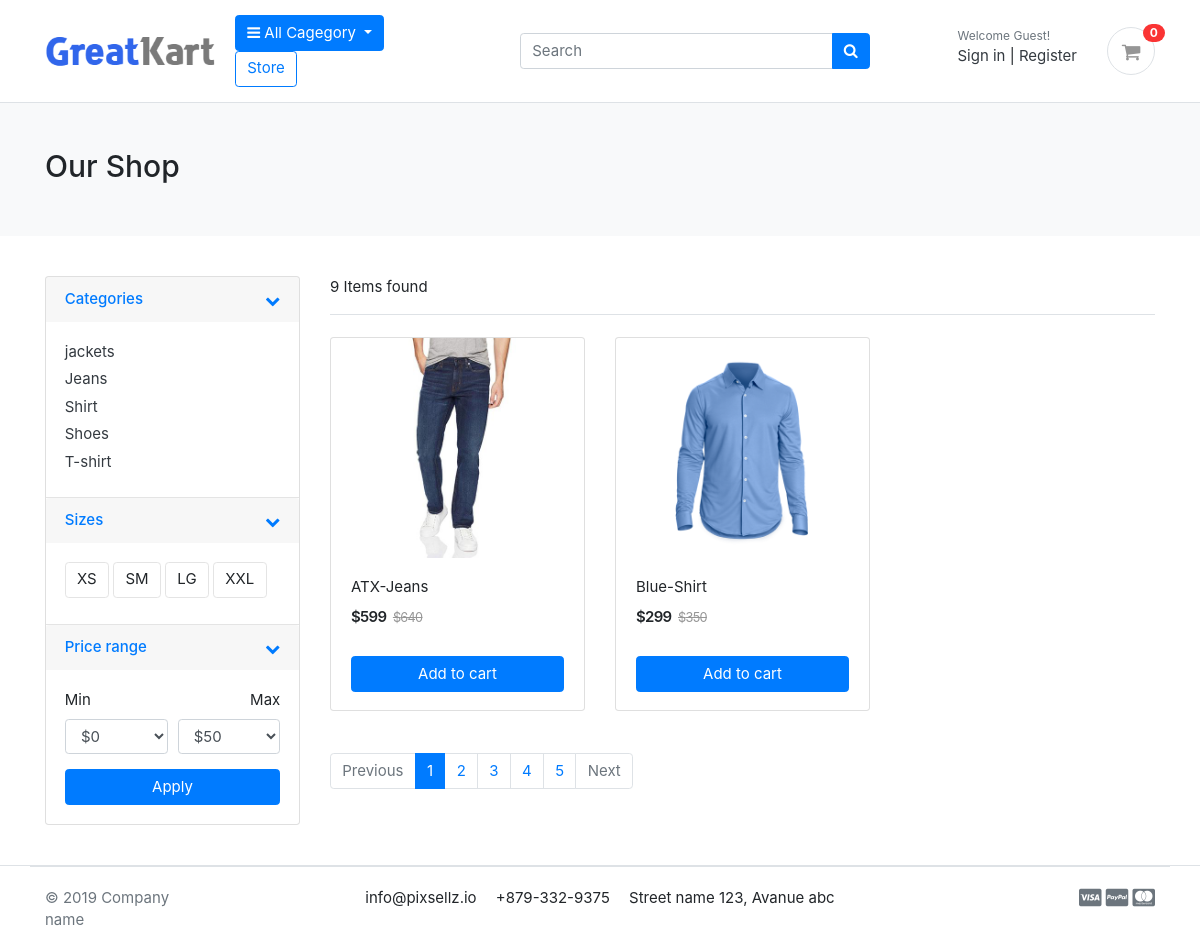
The app's page /shop/ with its own data.
### category/models.py (models this page shows, shortened)
class Category(models.Model):
    category_name=models.CharField(max_length=255,unique=True)
    slug=models.SlugField(max_length=255,unique=True)
    description=models.TextField(blank=True)
    cat_image=models.FileField(upload_to='Categories')
    created_at=models.DateTimeField(auto_now_add=True)
    is_active=models.BooleanField(default=True)
    class Meta:
        verbose_name = 'Category'
        verbose_name_plural = 'Categories'
    def get_url(self):
        return reverse('store:Products_by_category',args=[self.slug])

### store/models.py (models this page shows, shortened)
class Product(models.Model):
    product_name   =models.CharField(max_length=255,unique=True)
    store          =models.ForeignKey(Store,on_delete=models.CASCADE)
    category       =models.ForeignKey(Category,on_delete=models.CASCADE)
    slug           =models.SlugField(max_length=255,unique=True)
    description    =models.TextField(max_length=500,blank=True)
    price          =models.IntegerField()
    old_price      =models.IntegerField()
    images         =models.ImageField( upload_to='products')
    stock          =models.IntegerField()
    is_available   =models.BooleanField(default=True)
    create_at      =models.DateTimeField( auto_now_add=True)
    update_at      =models.DateTimeField( auto_now=True)
    def get_url(self):
        return reverse('store:single_product',args=[self.store.store_slug, self.slug])

### store/views.py (the view)
# urls.py: path('shop/',views.shop,name='shop'),
def shop(request,category_slug=None):
    categories =None
    product =None
    if category_slug != None:
        categories      = get_object_or_404(Category, slug=category_slug)
        product         = Product.objects.filter(category=categories, is_available=True)
        paginator=Paginator(product,1)
        page=request.GET.get('page')
        paged_products=paginator.get_page(page)
        product_count   =product.count()
    else:
        product =Product.objects.all().filter(is_available=True).order_by('id')
        paginator=Paginator(product,2)
        page=request.GET.get('page')
        paged_products=paginator.get_page(page)
        product_count=product.count()
    return render(request,'shop.html',context={'product':paged_products,'product_count':product_count})

### cart/context_processors.py (called while the page is built)
def counter(request):
    cart_count = 0
    if 'admin' in request.path:
        return {}
    else:
        try:
            cart = Cart.objects.filter(cart_id=_cart_id(request))
            if request.user.is_authenticated:
                cart_items = CartItem.objects.all().filter(user=request.user)
            else:
                cart_items = CartItem.objects.all().filter(cart=cart[:1])
            for cart_item in cart_items:
                cart_count += cart_item.quantity
        except Cart.DoesNotExist:
            cart_count = 0
    return dict(cart_count=cart_count)

### cart/views.py (called while the page is built)
def _cart_id(request):
    cart=request.session.session_key
    if not cart:
        cart=request.session.create()
    return cart

### category/context_processors.py (called while the page is built)
def menu_links(request):
    links =Category.objects.all()
    return dict(links=links)

### templates/shop.html (shortened to what this page needs)
{% extends 'base.html' %}
{% load static %}
{% load crispy_forms_tags %}
{% block header %}
{% include "includes/header.html" %}
{% endblock header %}
{% block content %}
<section class="section-pagetop bg">
    <div class="container">
        {% if 'search' in request.path %}
        <h2 class="title-page">Search Result</h2>
        {% else %}
        <h2 class="title-page">Our Shop</h2>
        {% endif %}
    </div>
    </section>
    <section class="section-content padding-y">
    <div class="container">
    <div class="row">
        <aside class="col-md-3">
    <div class="card">
        <article class="filter-group">
            <header class="card-header">
                <a href="#" data-toggle="collapse" data-target="#collapse_1" aria-expanded="true" class="">
                    <i class="icon-control fa fa-chevron-down"></i>
                    <h6 class="title">Categories</h6>
                </a>
            </header>
            <div class="filter-content collapse show" id="collapse_1" >
                <div class="card-body">
                    <ul class="list-menu">
                        {% for category in links %}
                            <li><a href="{{ category.get_url }}">{{ category.category_name}} </a></li>
                        {% endfor %}
                    </ul>
                </div>
            </div>
        </article>
        <article class="filter-group">
            <header class="card-header">
                <a href="#" data-toggle="collapse" data-target="#collapse_4" aria-expanded="true" class="">
                    <i class="icon-control fa fa-chevron-down"></i>
                    <h6 class="title">Sizes </h6>
                </a>
            </header>
            <div class="filter-content collapse show" id="collapse_4" >
                <div class="card-body">
                  <label class="checkbox-btn">
                    <span class="btn btn-light"> XS </span>
                  </label>
                  <label class="checkbox-btn">
                    <span class="btn btn-light"> SM </span>
                  </label>
                  <label class="checkbox-btn">
                    <span class="btn btn-light"> LG </span>
                  </label>
                  <label class="checkbox-btn">
                    <span class="btn btn-light"> XXL </span>
                  </label>
            </div>
            </div>
        </article>
        <article class="filter-group">
            <header class="card-header">
                <a href="#" data-toggle="collapse" data-target="#collapse_3" aria-expanded="true" class="">
                    <i class="icon-control fa fa-chevron-down"></i>
                    <h6 class="title">Price range </h6>
                </a>
            </header>
            <div class="filter-content collapse show" id="collapse_3" >
                <div class="card-body">
                    <div class="form-row">
                    <div class="form-group col-md-6">
                      <label>Min</label>
                          <select class="mr-2 form-control">
                            <option value="0">$0</option>
                        </select>
                    </div>
                    <div class="form-group text-right col-md-6">
                      <label>Max</label>
                          <select class="mr-2 form-control">
                            <option value="50">$50</option>
                        </select>
                    </div>
                    </div>
                    <button class="btn btn-block btn-primary">Apply</button>
                </div>
            </div>
        </article>
    </div>
        </aside>
        <main class="col-md-9">
    <header class="border-bottom mb-4 pb-3">
            <div class="form-inline">
                <span class="mr-md-auto">{{product_count}} Items found </span>
            </div>
    </header>
    <div class="row">
        {% if product %}
        {% for product in product %}
        <div class="col-md-4">
            <figure class="card card-product-grid">
                <div class="img-wrap">
                    <img src="/media/{{ product.images}}">
                </div>
                <figcaption class="info-wrap">
                    <div class="fix-height">
                        <a href="{{ product.get_url }}" class="title">{{ product.product_name}}</a>
                        <div class="price-wrap mt-2">
                            <span class="price">${{product.price}}</span>
                            <del class="price-old">${{product.old_price}}</del>
                        </div>
                    </div>
                    {% if product.stock <= 0 %}
                    <button type="button" class="btn btn-block btn-danger" disabled>Out of Stock</button>
                    {% else %}
                    <a href="{% url 'cart:add_cart' product.id %}" class="btn btn-block btn-primary">Add to cart </a>
                    {% endif %}
                </figcaption>
            </figure>
        </div>
        {% endfor %}
        {% else %}
        <div>
            <img src="{% static 'images/no-found.png'%}" alt="">
        </div>
        {% endif %}
    </div>
    <nav class="mt-4" aria-label="Page navigation sample">
        {% if product.has_other_pages %}
        <ul class="pagination">
              {% if product.has_previous %}
          <li class="page-item"><a class="page-link" href="?page={{product.previous_page_number}}">Previous</a></li>
              {% else %}
              <li class="page-item disabled"><a class="page-link" href="#">Previous</a></li>
              {% endif %}
              {% for i in product.paginator.page_range %}
                  {% if product.number == i %}
                  <li class="page-item active"><a class="page-link" href="#">{{i}}</a></li>
                  {% else %}
                      <li class="page-item"><a class="page-link" href="?page={{i}}">{{i}}</a></li>
                  {% endif %}
              {% endfor %}
              {% if products.has_next %}
          <li class="page-item"><a class="page-link" href="?page={{product.next_page_number}}">Next</a></li>
              {% else %}
              <li class="page-item disabled"><a class="page-link" href="#">Next</a></li>
              {% endif %}
        </ul>
      {% endif %}
        </main>
    </div>
    </div>
    </section>
{% endblock content %}
{% block footer %}
{% include "includes/footer.html" %}
{% endblock footer %}

### templates/base.html (shortened to what this page needs)
{% load static %}
<!DOCTYPE HTML>
<html lang="en">
    <head>
        <link rel="stylesheet" href="https://cdn.jsdelivr.net/npm/bootstrap@4.6.0/dist/css/bootstrap.min.css">
        <link href="{% static 'fonts/fontawesome/css/all.min.css' %}" type="text/css" rel="stylesheet">
        <link href="{% static 'css/custom.css' %}" rel="stylesheet" type="text/css"/>
        <link href="{% static 'css/ui.css' %}" rel="stylesheet" type="text/css"/>
        <link href="{% static 'css/responsive.css' %}" rel="stylesheet" media="only screen and (max-width: 1200px)" />
        <link rel="stylesheet" href="https://cdnjs.cloudflare.com/ajax/libs/font-awesome/4.7.0/css/font-awesome.min.css">
        </head>
<body>
{% block header %}
{% endblock header %}
{% block content %}
{% endblock content %}
{% block footer %}
{% endblock footer %}
</body>
</html>

### templates/includes/header.html (shortened to what this page needs)
{% load static %}
<header class="section-header">
    <section class="header-main border-bottom">
        <div class="container">
			<div class="row align-items-center">
				<div class="col-md-2 ">
					<a href="{% url 'store:home'%}" class="brand-wrap">
					<img class="logo" src="{% static './images/logo.png' %}">
					</a>
				</div>
				<div class="col-md-3 flex-grow-0">
					<div class="dropdown">
						<a class="btn btn-primary dropdown-toggle" href="#" role="button" id="dropdownMenuLink" data-toggle="dropdown" aria-haspopup="true" aria-expanded="false">
						  <i class="fa fa-bars" aria-hidden="true"></i> All Cagegory
						</a>
						<a href="{% url 'store:store' %}" class="btn btn-outline-primary mr-5">Store</a>
					</div>
				</div>
				<div class="col-md-4 ">
					<form action="{% url 'store:search' %}" class="search" method="GET">
						<div class="input-group w-100 ">
							<input type="text" class="form-control" style="width:60%;" placeholder="Search" name="keyword">
							<div class="input-group-append">
							<button class="btn btn-primary" type="submit">
								<i class="fa fa-search"></i>
							</button>
							</div>
						</div>
					</form>
				</div>
				<div class="col-md-3">
					<div class="d-flex justify-content-end mb-3 mb-lg-0">
						{% if user.id is None %}
						<div class="widget-header">
							<small class="title text-muted">Welcome Guest!</small>
							<div>
								<a href="{% url 'account:user_login' %}">Sign in</a> <span class="dark-transp"> | </span>
								<a href="{% url 'account:signup' %}"> Register</a>
							</div>
						</div>
						{% endif %}
						<a href="{% url 'cart:cart' %}" class="widget-header pl-3 ml-3 ">
							<div class="icon icon-sm rounded-circle border"><i class="fa fa-shopping-cart"></i></div>
							<span class="badge badge-pill badge-danger notify">{{cart_count}}</span>
						</a>
					</div>
				</div>
			</div>
		</div>
	</section>
</header>

### templates/includes/footer.html (shortened to what this page needs)
{% load static %}
<footer class="section-footer border-top">
	<div class="container">
		<section class="footer-bottom border-top row">
			<div class="col-md-2">
				<p class="text-muted"> &copy 2019 Company name </p>
			</div>
			<div class="col-md-8 text-md-center">
				<span  class="px-2">info@pixsellz.io</span>
				<span  class="px-2">+879-332-9375</span>
				<span  class="px-2">Street name 123, Avanue abc</span>
			</div>
			<div class="col-md-2 text-md-right text-muted">
				<i class="fab fa-lg fa-cc-visa"></i>
				<i class="fab fa-lg fa-cc-paypal"></i>
				<i class="fab fa-lg fa-cc-mastercard"></i>
			</div>
		</section>
	</div>
</footer>
</body>
</html>

### cart/static/css/ui.css (style rules this page uses)
html { font-family: "Inter", sans-serif; font-size: 15px; }
.img-wrap { text-align: center; display: block; }
.img-wrap img { max-width: 100%; }
.price-wrap { letter-spacing: -0.7px; }
.icon-xs, .icon-sm, .icon-md, .icon-lg { display: inline-block; text-align: center; flex-shrink: 0; flex-grow: 0; }
.icon-sm { width: 48px; height: 48px; line-height: 48px !important; font-size: 20px; }
.padding-y { padding-top: 40px; padding-bottom: 40px; }
figure { margin-bottom: 0; }
article:after, .form-group:after { display: block; clear: both; content: ""; }
.bg { background-color: #f8f9fa; }
.title-page { color: #212529; }
p:last-child { margin-bottom: 0; }
.header-main { position: relative; padding-top: 1rem; padding-bottom: 1rem; }
.brand-wrap .logo, .navbar-brand .logo { margin-right: 7px; max-height: 42px; display: inline-block; }
.widget-header { display: inline-block; vertical-align: middle; position: relative; }
.widget-header a { color: #343a40; }
.widget-header i { color: #969696; }
.widget-header .title { display: block; }
.widget-header .notify { position: absolute; top: -3px; right: -10px; }
.footer-bottom { padding-top: 20px; padding-bottom: 20px; }
.btn-light { background-color: #fff; border-color: #e4e4e4; }
[class*=list-] li:after { visibility: hidden; display: block; content: ""; overflow: hidden; height: 0; clear: both; }
.list-menu { list-style: none; margin: 0; padding-left: 0; }
.list-menu li { margin-bottom: 5px; }
.list-menu a { color: #343a40; }
[class*=card-product] a.title { color: #212529; display: block; }
[class*=card-product] .img-wrap { overflow: hidden; position: relative; }
[class*=card-product] .img-wrap img { height: 100%; max-width: 100%; width: auto; display: inline-block; -o-object-fit: cover; object-fit: cover; }
.card-product-grid { margin-bottom: 20px; }
.card-product-grid .img-wrap { border-radius: 0.2rem 0.2rem 0 0; height: 220px; }
.card-product-grid .info-wrap { overflow: hidden; padding: 18px 20px; }
.card-product-grid .fix-height { height: 80px; overflow: hidden; }
.card .img-wrap { overflow: hidden; }
.notify { position: absolute; top: -4px; right: -10px; display: inline-block; padding: 0.25em 0.6em; font-size: 12px; line-height: 1; text-align: center; border-radius: 3rem; color: #fff; background-color: #fa3434; }
.price { font-weight: 600; color: #212529; }
.price-old { color: #969696; margin-left: 3px; font-size: 85%; }
.icon-control { margin-top: 5px; float: right; font-size: 80%; }
.card-header .title { margin-bottom: 0; line-height: 1.5; }
.filter-group { border-bottom: 1px solid #e4e4e4; }
.filter-group .card-header { border-bottom: 0; }
.filter-group:last-child { border-bottom: 0; }
.checkbox-btn { position: relative; }
.section-pagetop { padding: 45px 0; }

### records on screen
Category: category_name "jackets"
Category: category_name "Jeans"
Category: category_name "Shirt"
Category: category_name "Shoes"
Category: category_name "T-shirt"
Product: images (picture), product_name "ATX-Jeans", price "599", old_price "640", stock "Add to cart"
Product: images (picture), product_name "Blue-Shirt", price "299", old_price "350", stock "Add to cart"

### other values on screen
{{ cart_count }} "0"
{{ product_count }} "9"
{{ i }} "1"
{{ i }} "2" "3" "4" "5"
